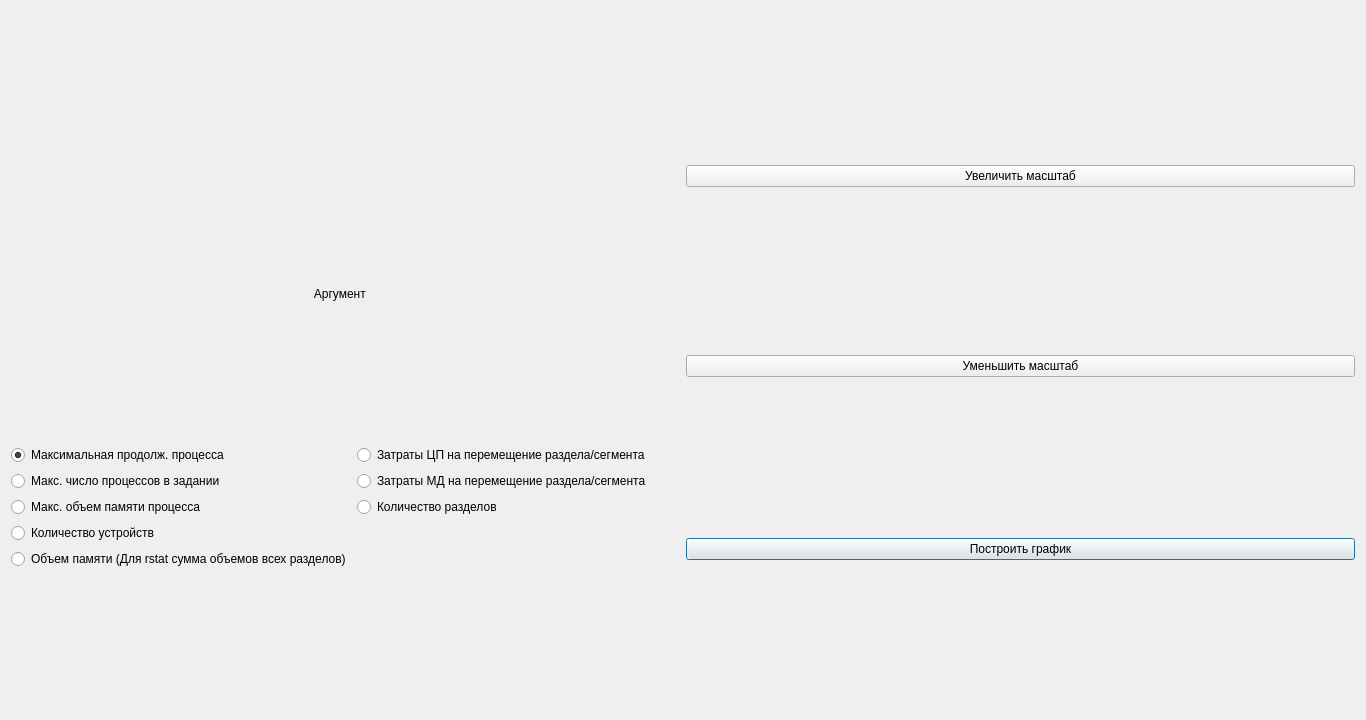
<?xml version="1.0" encoding="UTF-8"?>
<ui version="4.0">
 <class>graph2</class>
 <widget class="QDialog" name="graph2">
  <property name="geometry">
   <rect>
    <x>0</x>
    <y>0</y>
    <width>1366</width>
    <height>720</height>
   </rect>
  </property>
  <property name="cursor">
   <cursorShape>ArrowCursor</cursorShape>
  </property>
  <property name="windowTitle">
   <string>Dialog</string>
  </property>
  <property name="modal">
   <bool>true</bool>
  </property>
  <layout class="QGridLayout" name="gridLayout_2">
   <item row="0" column="0" colspan="2">
    <layout class="QVBoxLayout" name="Chart_layout"/>
   </item>
   <item row="1" column="0" rowspan="3">
    <layout class="QGridLayout" name="gridLayout">
     <item row="1" column="1">
      <widget class="QRadioButton" name="radioButton_zatCP">
       <property name="styleSheet">
        <string notr="true">font: 75 12pt &quot;Times New Roman&quot;;\n</string>
       </property>
       <property name="text">
        <string>Затраты ЦП на перемещение раздела/сегмента</string>
       </property>
      </widget>
     </item>
     <item row="3" column="1">
      <widget class="QRadioButton" name="radioButton_KR">
       <property name="styleSheet">
        <string notr="true">font: 75 12pt &quot;Times New Roman&quot;;\n</string>
       </property>
       <property name="text">
        <string>Количество разделов</string>
       </property>
      </widget>
     </item>
     <item row="2" column="1">
      <widget class="QRadioButton" name="radioButton_zatMD">
       <property name="styleSheet">
        <string notr="true">font: 75 12pt &quot;Times New Roman&quot;;\n</string>
       </property>
       <property name="text">
        <string>Затраты МД на перемещение раздела/сегмента</string>
       </property>
      </widget>
     </item>
     <item row="1" column="0">
      <widget class="QRadioButton" name="radioButton_maxPP">
       <property name="styleSheet">
        <string notr="true">font: 75 12pt &quot;Times New Roman&quot;;
</string>
       </property>
       <property name="text">
        <string>Максимальная продолж. процесса</string>
       </property>
       <property name="checked">
        <bool>true</bool>
       </property>
      </widget>
     </item>
     <item row="4" column="0">
      <widget class="QRadioButton" name="radioButton_KY">
       <property name="styleSheet">
        <string notr="true">font: 75 12pt &quot;Times New Roman&quot;;\n</string>
       </property>
       <property name="text">
        <string>Количество устройств</string>
       </property>
      </widget>
     </item>
     <item row="5" column="0">
      <widget class="QRadioButton" name="radioButton_V">
       <property name="styleSheet">
        <string notr="true">font: 75 12pt &quot;Times New Roman&quot;;
</string>
       </property>
       <property name="text">
        <string>Объем памяти (Для rstat сумма объемов всех разделов)</string>
       </property>
      </widget>
     </item>
     <item row="2" column="0">
      <widget class="QRadioButton" name="radioButton_maxKP">
       <property name="styleSheet">
        <string notr="true">font: 75 12pt &quot;Times New Roman&quot;;
</string>
       </property>
       <property name="text">
        <string>Макс. число процессов в задании</string>
       </property>
      </widget>
     </item>
     <item row="3" column="0">
      <widget class="QRadioButton" name="radioButton_maxVP">
       <property name="styleSheet">
        <string notr="true">font: 75 12pt &quot;Times New Roman&quot;;
</string>
       </property>
       <property name="text">
        <string>Макс. объем памяти процесса</string>
       </property>
      </widget>
     </item>
     <item row="0" column="0" colspan="2">
      <widget class="QLabel" name="label">
       <property name="styleSheet">
        <string notr="true">font: 75 12pt &quot;Times New Roman&quot;;
</string>
       </property>
       <property name="text">
        <string>                                                                                           Аргумент</string>
       </property>
      </widget>
     </item>
    </layout>
   </item>
   <item row="1" column="1">
    <widget class="QPushButton" name="pushButton_3">
     <property name="styleSheet">
      <string notr="true">font: 75 12pt &quot;Times New Roman&quot;;
  text-decoration: none; /* убирать подчёркивание у ссылок */
  user-select: none; /* убирать выделение текста */
  padding: .7em 1.5em; /* отступ от текста */

this.hover { background: rgb(232,95,76); } /* при наведении курсора мышки */
this.active { background: rgb(152,15,0); } /* при нажатии */</string>
     </property>
     <property name="text">
      <string>Увеличить масштаб</string>
     </property>
    </widget>
   </item>
   <item row="2" column="1">
    <widget class="QPushButton" name="pushButton_2">
     <property name="styleSheet">
      <string notr="true">font: 75 12pt &quot;Times New Roman&quot;;
  text-decoration: none; /* убирать подчёркивание у ссылок */
  user-select: none; /* убирать выделение текста */
  padding: .7em 1.5em; /* отступ от текста */

this.hover { background: rgb(232,95,76); } /* при наведении курсора мышки */
this.active { background: rgb(152,15,0); } /* при нажатии */</string>
     </property>
     <property name="text">
      <string>Уменьшить масштаб</string>
     </property>
    </widget>
   </item>
   <item row="3" column="1">
    <widget class="QPushButton" name="pushButton">
     <property name="cursor">
      <cursorShape>PointingHandCursor</cursorShape>
     </property>
     <property name="styleSheet">
      <string notr="true">font: 75 12pt &quot;Times New Roman&quot;;
  text-decoration: none; /* убирать подчёркивание у ссылок */
  user-select: none; /* убирать выделение текста */
  padding: .7em 1.5em; /* отступ от текста */

this.hover { background: rgb(232,95,76); } /* при наведении курсора мышки */
this.active { background: rgb(152,15,0); } /* при нажатии */</string>
     </property>
     <property name="text">
      <string>Построить график</string>
     </property>
     <property name="default">
      <bool>true</bool>
     </property>
    </widget>
   </item>
  </layout>
 </widget>
 <resources/>
 <connections/>
</ui>
